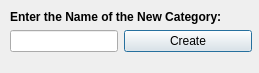
<?xml version="1.0" encoding="UTF-8"?>
<ui version="4.0">
 <class>createCategory</class>
 <widget class="QDialog" name="createCategory">
  <property name="geometry">
   <rect>
    <x>0</x>
    <y>0</y>
    <width>259</width>
    <height>73</height>
   </rect>
  </property>
  <property name="windowTitle">
   <string>Dialog</string>
  </property>
  <widget class="QWidget" name="">
   <property name="geometry">
    <rect>
     <x>10</x>
     <y>10</y>
     <width>242</width>
     <height>53</height>
    </rect>
   </property>
   <layout class="QFormLayout" name="formLayout">
    <item row="0" column="0" colspan="2">
     <widget class="QLabel" name="label">
      <property name="text">
       <string>&lt;html&gt;&lt;head/&gt;&lt;body&gt;&lt;p&gt;&lt;span style=&quot; font-weight:700;&quot;&gt;Enter the Name of the New Category: &lt;/span&gt;&lt;/p&gt;&lt;/body&gt;&lt;/html&gt;</string>
      </property>
     </widget>
    </item>
    <item row="1" column="0">
     <widget class="QLineEdit" name="catName"/>
    </item>
    <item row="1" column="1">
     <widget class="QPushButton" name="catAdd">
      <property name="text">
       <string>Create</string>
      </property>
     </widget>
    </item>
   </layout>
  </widget>
 </widget>
 <resources/>
 <connections/>
</ui>
